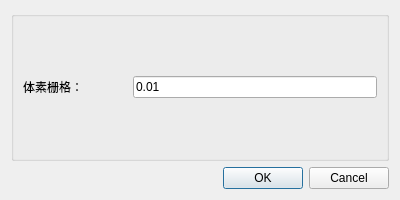
<?xml version="1.0" encoding="UTF-8"?>
<ui version="4.0">
 <class>Dialog</class>
 <widget class="QDialog" name="Dialog">
  <property name="geometry">
   <rect>
    <x>0</x>
    <y>0</y>
    <width>400</width>
    <height>200</height>
   </rect>
  </property>
  <property name="windowTitle">
   <string>体素下采样</string>
  </property>
  <layout class="QGridLayout" name="gridLayout_2">
   <item row="0" column="0">
    <widget class="QGroupBox" name="groupBox">
     <property name="title">
      <string/>
     </property>
     <layout class="QGridLayout" name="gridLayout">
      <item row="0" column="0">
       <layout class="QHBoxLayout" name="horizontalLayout" stretch="3,7">
        <item>
         <widget class="QLabel" name="label">
          <property name="text">
           <string>体素栅格：</string>
          </property>
         </widget>
        </item>
        <item>
         <widget class="QLineEdit" name="lineEdit">
          <property name="text">
           <string>0.01</string>
          </property>
         </widget>
        </item>
       </layout>
      </item>
     </layout>
    </widget>
   </item>
   <item row="1" column="0">
    <widget class="QDialogButtonBox" name="buttonBox">
     <property name="orientation">
      <enum>Qt::Horizontal</enum>
     </property>
     <property name="standardButtons">
      <set>QDialogButtonBox::Cancel|QDialogButtonBox::Ok</set>
     </property>
    </widget>
   </item>
  </layout>
 </widget>
 <resources/>
 <connections>
  <connection>
   <sender>buttonBox</sender>
   <signal>accepted()</signal>
   <receiver>Dialog</receiver>
   <slot>accept()</slot>
   <hints>
    <hint type="sourcelabel">
     <x>248</x>
     <y>254</y>
    </hint>
    <hint type="destinationlabel">
     <x>157</x>
     <y>274</y>
    </hint>
   </hints>
  </connection>
  <connection>
   <sender>buttonBox</sender>
   <signal>rejected()</signal>
   <receiver>Dialog</receiver>
   <slot>reject()</slot>
   <hints>
    <hint type="sourcelabel">
     <x>316</x>
     <y>260</y>
    </hint>
    <hint type="destinationlabel">
     <x>286</x>
     <y>274</y>
    </hint>
   </hints>
  </connection>
 </connections>
</ui>
